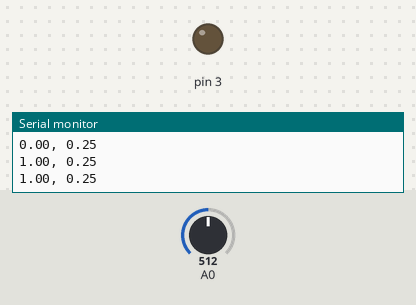
A sketch run on a simulated Arduino Uno, built with avr-gcc and run on an emulated ATmega328P. On the bench: output pins drawn as LEDs (lit = HIGH), the last lines printed to the serial monitor. Inputs (shaded band) come from the test bench; at power-on: A0 = 512.

Above: at 1.2 s.
1.3 s: A0 set to 212
2.8 s: A0 set to 188
At 3.2 s:
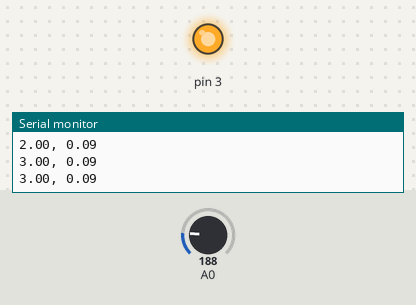
4.3 s: A0 set to 306
At 4.8 s:
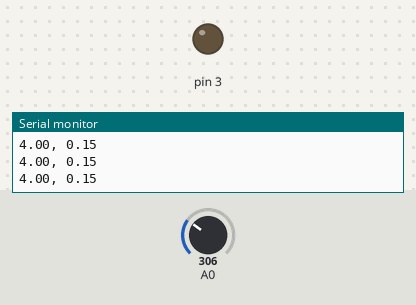
5.8 s: A0 set to 122
At 6.5 s:
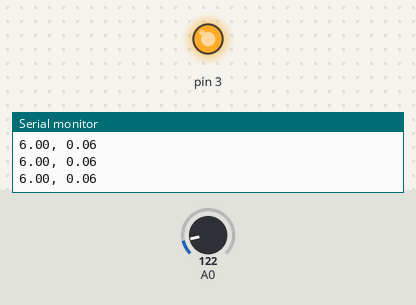
Timing chart, 0 to 8.3 s (numbered marks = the images above; inputs shaded):
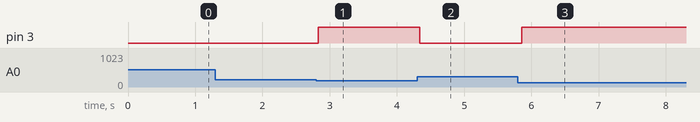

Measured:
- the behaviour switches between 205 and 204 on A0 (found by bisection; images 0 and 1)
- after the input at 2.8 s, pin 3: LOW → HIGH at once
- after the input at 4.3 s, pin 3: HIGH → LOW at once
- after the input at 5.8 s, pin 3: LOW → HIGH after 0.06 s

The sketch:

Light_Project.ino
```cpp
void setup() {
  // put your setup code here, to run once:
Serial.begin(9600);
pinMode(3, OUTPUT);
}

void loop() {
  // put your main code here, to run repeatedly:
  float sensorValue = analogRead(A0);
  float voltageValue = sensorValue*5./1023.;
  float resistanceValue = 10000.;
  float currentValue = voltageValue/resistanceValue*1000;
  float t = millis()/1000;
  if (voltageValue <= 1) {
    digitalWrite(3, HIGH);
  }
  else {
    digitalWrite(3, LOW);
  }
  Serial.print(t);
  Serial.print(", ");
  Serial.println(currentValue);
  delay(100);
}
```
